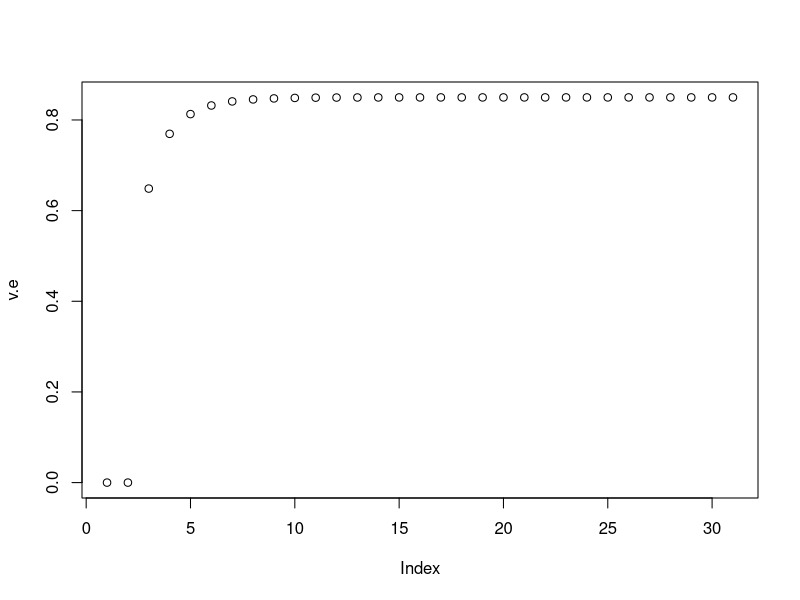
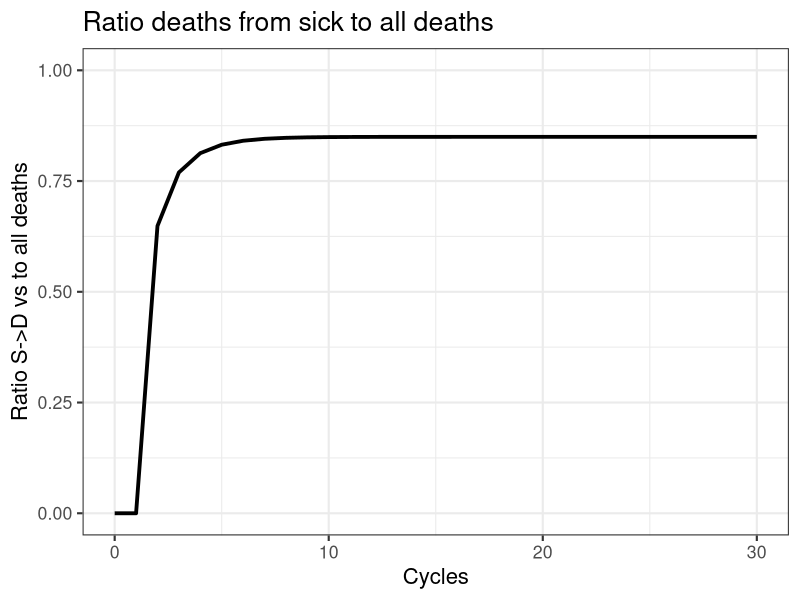

The R source for these figures, in order: (Note: this script raises an error after producing the figures.)
## Illustrative stylistic 3-state model showing the array approach ## 
rm(list = ls())  # remove any variables in R's memory 
# Load the packages
library(reshape2) # to transform data
library(ggplot2)  # for nice looking plots

# initial set up
age         <- 70  # age of starting cohort
n.t         <- 30  # time horizon, number of cycles
v.age.names <- age:(age + n.t - 1) # vector with age names
v.n <- c("H", "S", "D") # vector with the 3 health states of the model:
# Healthy (H), Sick (S), Dead (D)
n.states <- length(v.n) # number of health states 

#### Generate initial set of base-case external parameters ####
# Costs
c.H   = 1000   # cost of remaining one cycle healthy 
c.S   = 3000   # cost of remaining one cycle sick 
c.D   = 0      # cost of being dead (per cycle)
# State utilities
u.H   = 1      # utility when healthy 
u.S   = 0.60   # utility when sick 
u.D   = 0      # utility when healthy 
# Transition probabilities (per cycle)
p.HS  = 0.30   # probability to become sick when healthy
p.HD  = 0.05   # probability to die when healthy
p.SH  = 0.15   # probability to become healthy when sick
p.SD  = 0.20   # probability to die when healthy
# Transition rewards
du.HS  = 0.10  # one-time utility decrement when becoming sick
ic.D   = 4000   # one-time cost of dying

#### Transition probability matrix ####
# matrix m.P at the first cycle
m.P <- matrix(NA, nrow = n.states, ncol = n.states, dimnames = list(v.n, v.n))

# Fill in matrix
# From Healthy
m.P["H", "H"]  <- 1 - (p.HS + p.HD)
m.P["H", "S"]  <- p.HS
m.P["H", "D"]  <- p.HD
# From Sick
m.P["S", "H"]  <- p.SH
m.P["S", "S"]  <- 1 - (p.SH + p.SD)
m.P["S", "D"]  <- p.SD
# From Death
m.P["D", "H"]  <- 0
m.P["D", "S"]  <- 0
m.P["D", "D"]  <- 1

#### Initial state vector ####
v.m0 <- c(H = 1, S = 0, D = 0) # initiate the vector

## Create the Markov cohort trace matrix m.M that captures the proportion of the cohort in each state at each cycle
m.M <- matrix(0, nrow = (n.t + 1), ncol = n.states, dimnames = list(0:n.t, v.n)) # initialize cohort trace matrix 
m.M[1, ] <- v.m0   # store the initial state vector

# initiate the array 
a.A <- array(0, dim = c(n.states, n.states, n.t + 1), dimnames = list(v.n, v.n, 0:n.t)) # initialize array

diag(a.A[, , 1]) <- v.m0 # store the initial state vector in the diagonal of A

m.R.costs <- m.R.effects <- matrix(NA, nrow = n.states, ncol = n.states,  dimnames = list(v.n, v.n))

# Fill in matrix for costs
# From Healthy
m.R.costs["H", "H"]  <- c.H
m.R.costs["H", "S"]  <- c.H 
m.R.costs["H", "D"]  <- c.H + ic.D
# From Sick
m.R.costs["S", "H"]  <- c.S
m.R.costs["S", "S"]  <- c.S 
m.R.costs["S", "D"]  <- c.S + ic.D
# From Death
m.R.costs["D", "H"]  <- c.D
m.R.costs["D", "S"]  <- c.D
m.R.costs["D", "D"]  <- c.D 

# Fill in matrix for effects
# From Healthy
m.R.effects["H", "H"]  <- u.H
m.R.effects["H", "S"]  <- u.H - du.HS 
m.R.effects["H", "D"]  <- u.H 
# From Sick
m.R.effects["S", "H"]  <- u.S
m.R.effects["S", "S"]  <- u.S 
m.R.effects["S", "D"]  <- u.S 
# From Death
m.R.effects["D", "H"]  <- u.D
m.R.effects["D", "S"]  <- u.D
m.R.effects["D", "D"]  <- u.D 

#### Expected QALYs and Costs per cycle for each strategy ####
a.Y.costs <- a.Y.effects <- array(0, dim = c(n.states, n.states, n.t + 1), dimnames = list(v.n, v.n, 0:n.t))

### Run the model 
for(t in 1:n.t){  # loop through the number of cycles
  # estimate the state vector for the next cycle (t + 1)
  m.M[t + 1, ] <- m.M[t, ] %*% m.P    
  a.A[, , t + 1] <- diag(m.M[t, ]) %*% m.P  # fill array A for t + 1 
  
  # element-wise-multiplication of array A with the rewards matrices
  a.Y.costs[, , t]   <- a.A[, , t] * m.R.costs   
  a.Y.effects[, , t] <- a.A[, , t] * m.R.effects 
}

# Perform a cost effectiveness analysis 
v.costs <- rowSums(t(colSums(a.Y.costs)))    # calculate the expected costs per cycle
v.QALYs <- rowSums(t(colSums(a.Y.effects)))  # calculate the expected QALYs per cycle
TC <- sum(v.costs)                           # calculate the total expected costs
TE <- sum(v.QALYs)                           # calculate the total expected QALYS
v.results <- c(TC, TE)                       # combine the total expected costs and QALYs
names(v.results) <- c("Costs", "Effect")     # name the vector
v.results                                    # print the results  


################################################################################
### Proportion of those that die out of those healthy and sick
v.e <- numeric(n.t)
v.e[1] <- a.A["H", "D", 1] + a.A["H", "D", 1]

for(t in 1:n.t){
  v.e[t + 1] <-  (a.A["S", "D", t + 1] ) / ( a.A["H", "D", t + 1] +  a.A["S", "D", t + 1] )
}

plot(v.e)
df.e <- as.data.frame(cbind(0:n.t, v.e)) # create a dataframe with cycles and proportion that dies each cycle
colnames(df.e) <- c("cycle", "proportion") # name the columns of the dataframe


### Plot ratio
ggplot(df.e, aes(x = cycle, y = proportion)) +
  geom_line(size = 1.3) +
  scale_color_discrete(l = 50, name = "Health state", h = c(45, 365)) +
  xlab("Cycle") +
  ylab("Ratio S->D vs to all deaths") +
  ggtitle("Ratio deaths from sick to all deaths") +
  theme_bw(base_size = 16) +
  scale_x_continuous(name = "Cycles", limits = c(0, n.t), breaks = seq(0, n.t, 10)) +
  scale_y_continuous(name = "Ratio S->D vs to all deaths", limits = c(0, 1)) +
  theme()

ggsave("figs/Proportion_death_from_sick.png", width = 8, height = 6) # save the plot 


# Save important objects
save(m.M,        file = "output/Cohort_trace.RData") # save the object
save(a.A,        file = "output/Array.RData") # save the object 

  
